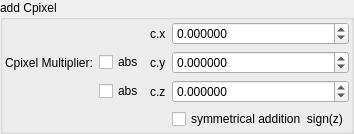
    <widget class="QGroupBox" name="groupBox_2">
     <property name="title">
      <string>add Cpixel</string>
     </property>
     <layout class="QVBoxLayout" name="verticalLayout_5">
      <property name="leftMargin">
       <number>2</number>
      </property>
      <property name="topMargin">
       <number>2</number>
      </property>
      <property name="rightMargin">
       <number>2</number>
      </property>
      <property name="bottomMargin">
       <number>2</number>
      </property>
      <item>
       <layout class="QGridLayout" name="gridLayout_7" columnstretch="0,0,0,1">
        <item row="1" column="2">
         <widget class="QLabel" name="label_109">
          <property name="text">
           <string notr="true">c.x</string>
          </property>
         </widget>
        </item>
        <item row="1" column="3">
         <widget class="MyDoubleSpinBox" name="spinbox3_transf_constant_multiplier_111_x">
          <property name="sizePolicy">
           <sizepolicy hsizetype="Minimum" vsizetype="Maximum">
            <horstretch>0</horstretch>
            <verstretch>0</verstretch>
           </sizepolicy>
          </property>
          <property name="prefix">
           <string/>
          </property>
          <property name="suffix">
           <string/>
          </property>
          <property name="decimals">
           <number>6</number>
          </property>
          <property name="minimum">
           <double>-99.989999999999995</double>
          </property>
          <property name="maximum">
           <double>99.989999999999995</double>
          </property>
          <property name="singleStep">
           <double>0.100000000000000</double>
          </property>
         </widget>
        </item>
        <item row="3" column="3">
         <widget class="MyDoubleSpinBox" name="spinbox3_transf_constant_multiplier_111_z">
          <property name="sizePolicy">
           <sizepolicy hsizetype="Minimum" vsizetype="Maximum">
            <horstretch>0</horstretch>
            <verstretch>0</verstretch>
           </sizepolicy>
          </property>
          <property name="prefix">
           <string/>
          </property>
          <property name="suffix">
           <string/>
          </property>
          <property name="decimals">
           <number>6</number>
          </property>
          <property name="minimum">
           <double>-99.989999999999995</double>
          </property>
          <property name="maximum">
           <double>99.989999999999995</double>
          </property>
          <property name="singleStep">
           <double>0.100000000000000</double>
          </property>
         </widget>
        </item>
        <item row="2" column="2">
         <widget class="QLabel" name="label_110">
          <property name="text">
           <string notr="true">c.y</string>
          </property>
         </widget>
        </item>
        <item row="2" column="1">
         <widget class="MyCheckBox" name="checkBox_transf_function_enabledy">
          <property name="text">
           <string notr="true">abs</string>
          </property>
         </widget>
        </item>
        <item row="2" column="3">
         <widget class="MyDoubleSpinBox" name="spinbox3_transf_constant_multiplier_111_y">
          <property name="sizePolicy">
           <sizepolicy hsizetype="Minimum" vsizetype="Maximum">
            <horstretch>0</horstretch>
            <verstretch>0</verstretch>
           </sizepolicy>
          </property>
          <property name="prefix">
           <string/>
          </property>
          <property name="suffix">
           <string/>
          </property>
          <property name="decimals">
           <number>6</number>
          </property>
          <property name="minimum">
           <double>-99.989999999999995</double>
          </property>
          <property name="maximum">
           <double>99.989999999999995</double>
          </property>
          <property name="singleStep">
           <double>0.100000000000000</double>
          </property>
         </widget>
        </item>
        <item row="3" column="2">
         <widget class="QLabel" name="label_111">
          <property name="text">
           <string notr="true">c.z</string>
          </property>
         </widget>
        </item>
        <item row="2" column="0">
         <widget class="QLabel" name="label_119">
          <property name="text">
           <string>Cpixel Multiplier:</string>
          </property>
         </widget>
        </item>
        <item row="3" column="1">
         <widget class="MyCheckBox" name="checkBox_transf_function_enabledz">
          <property name="text">
           <string notr="true">abs</string>
          </property>
         </widget>
        </item>
        <item row="4" column="3">
         <widget class="MyCheckBox" name="checkBox_transf_function_enabledS_false">
          <property name="text">
           <string notr="true">symmetrical addition  sign(z)</string>
          </property>
         </widget>
        </item>
       </layout>
      </item>
     </layout>
    </widget>
